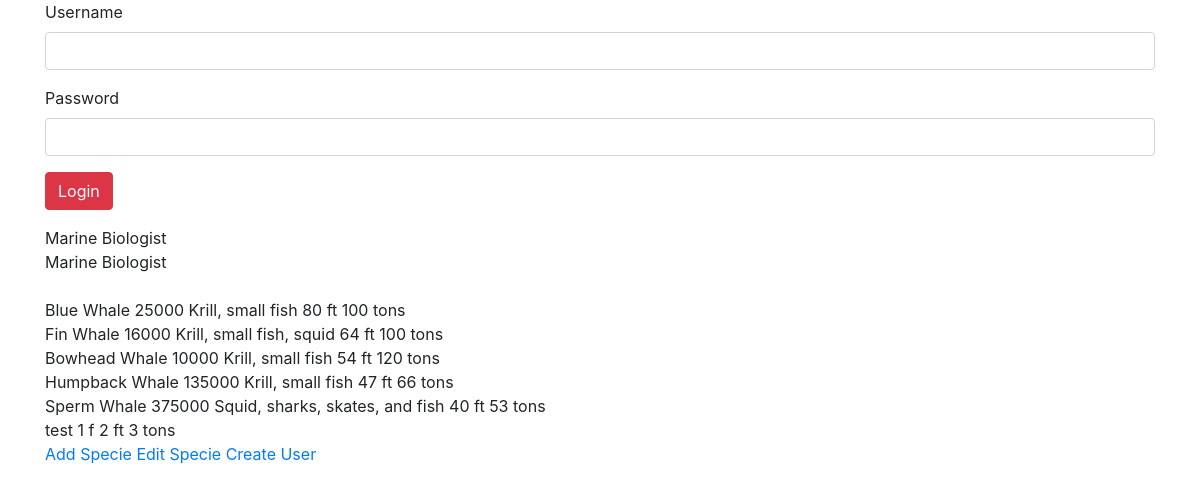
Before: /index/ with the older database file.
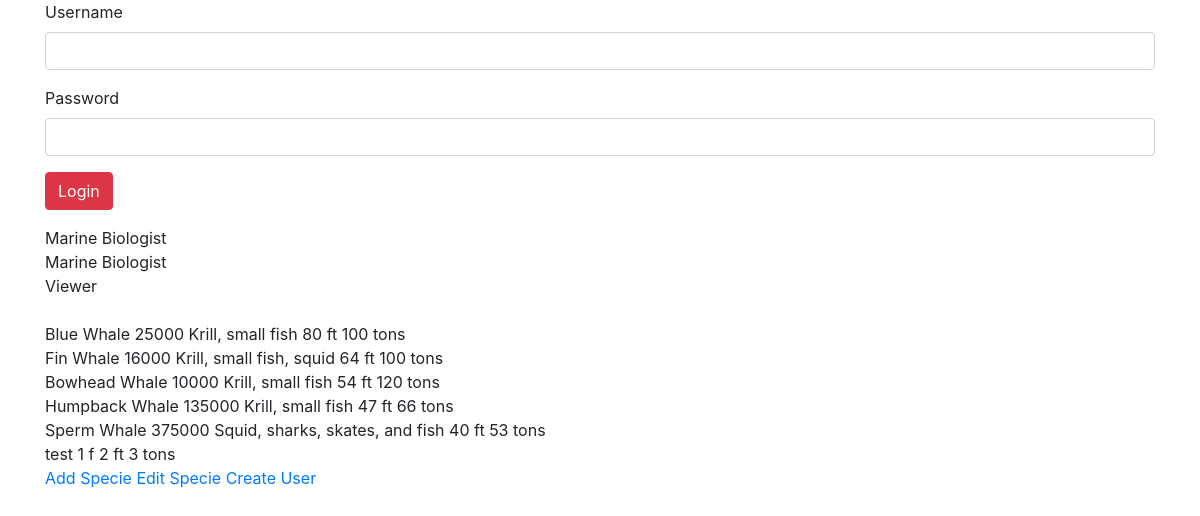
After: the same page with the newer database file.
### WhaleProfiles/models.py (models this page shows, shortened)
class Profile(models.Model):
    user = models.OneToOneField(
        User,
        on_delete=models.CASCADE,
        primary_key=True
    )
    role = models.CharField(max_length=500)

class Specie(models.Model):
    name = models.CharField(max_length=500)
    numWhales = models.IntegerField(default=0)
    diet = models.CharField(max_length=500)
    size = models.IntegerField(default=0)
    weight = models.IntegerField(default=0)

### WhaleProfiles/views.py (the view, shortened to what this page needs)
# urls.py: path('index/', views.Index.as_view(), name='index'),
class Index(View):
    allUsers = User.objects.all()
    allProfiles = Profile.objects.all()
    whales = Specie.objects.all()
    def get(self, request):
        context = {
        'allUsers': self.allUsers,
        'allProfiles': self.allProfiles,
        'whales': self.whales
        }
        template = loader.get_template('WhaleProfiles/index.html')
        return HttpResponse(template.render(context, request))

### WhaleProfiles/templates/WhaleProfiles/index.html (shortened to what this page needs)
<!DOCTYPE html>
<html>
  <head>
    <link rel="stylesheet" href="https://maxcdn.bootstrapcdn.com/bootstrap/4.4.1/css/bootstrap.min.css" />
  </head>
  <body>
    <div class="container">
      {% if user.is_authenticated %}
        <!-- If someone is logged in, we welocme them and give them <thead>
          opportunity to log out. -->
        <h3>Welcome, {{ user.username }}</h3>
        <!-- Use POST for sure any time you are dealing with login/logout info.
          In general, you should use POST unless you have a good reason not to.
          The main reason to use GET instead is if you want the input data to be
          transfereable in the URL; GET puts all data submissions in the URL. -->
        <form style="padding-bottom:1em;" method="POST">
          {% csrf_token %}
          <!-- I use the hidden input element to send along the information that
            we are logging out. -->
          <input type="hidden" name="logout" value="logout"></input>
          <button type="submit" class="btn btn-danger">Logout</button>
        </form>
      {% else %}
        <form style="padding-bottom:1em;" method="POST">
          <div class="form-group">
            <label for="inputUsername">Username</label>
            <input type="text" class="form-control" name="inputUsername" id="inputUsername" />
          </div>
          <div class="form-group">
            <label for="inputPassword">Password</label>
            <input type="password" class="form-control" name="inputPassword" id="inputPassword" />
          </div>
          <button type="submit" class="btn btn-danger">Login</button>
        </form>
      {% endif %}
      {% for profile in allProfiles %}
      {{profile.role}}
      <br />
      {% endfor %}
      <br />
      {% for whale in whales %}
      {{whale.name}}
      {{whale.numWhales}}
      {{whale.diet}}
      {{whale.size}} ft
      {{whale.weight}} tons
      <br />
      {% endfor %}
      <a href="/WhaleProfiles/addSpecie">
        Add Specie
      </a>
      <a href="/WhaleProfiles/editSpecie">
        Edit Specie
      </a>
      <a href="/WhaleProfiles/createUser">
        Create User
      </a>
    </div>
  </body>
</html>

Changed rows visible on the page:
added Profile: role "Viewer"
